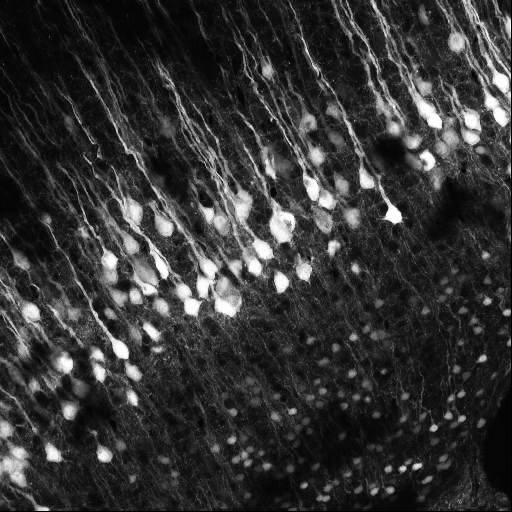
#> input picture data/cells.png, 512 x 512 px
$ jupyter execute fourier.ipynb
#> lines starting #> are read from the running program, lines starting #| are printed output that depends on the picture
# [Lab Session 3](fourier.ipynb)

[cell 1]
import numpy as np
import matplotlib.pyplot as plt

from skimage.transform import resize

**[Task 1 (a).]()** Load the first image, resize it to (256, 256) and display it.

[cell 2]
cell_img = plt.imread('data/cells.png')
#> cell_img is the input picture: shape (512, 512) float32; min 0, max 1, mean 0.206
resized_img= resize(cell_img, (256,256))
plt.imshow(resized_img, cmap='gray')

**[Task 1 (b).]()** Apply the fast Fourier transform and check the data type of the result.

[cell 3]
cell_ft = np.fft.fft2(resized_img)
print(cell_ft.dtype)
#| complex128

**[Task 1 (c).]()** Extract the phase and amplitude and display them.

[cell 4]
amplitude = np.abs(cell_ft)
phase = np.angle(cell_ft)
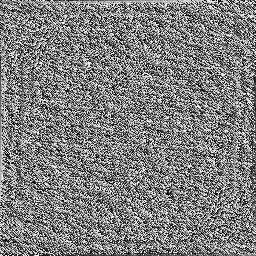
#> phase: shape (256, 256) float64; min -3.14, max 3.14, mean 1.47e-17; drawn with min black and max white

[cell 5]
plt.figure()
plt.subplot(1, 2, 1)
plt.imshow(np.log(amplitude), 'gray')
plt.subplot(1, 2, 2)
plt.imshow(phase, 'gray')

**[Task 1 (d).]()** Do a shift so that zero is displayed in the center of the image and show amplitude and phase again.

[cell 6]
shift_cell_ft = np.fft.fftshift(cell_ft)
amplitude_shift = np.abs(shift_cell_ft)
phase_shift = np.angle(shift_cell_ft)
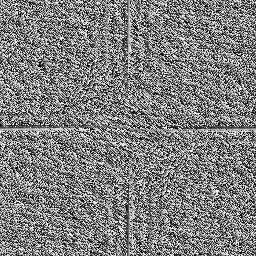
#> phase_shift: shape (256, 256) float64; min -3.14, max 3.14, mean 1.39e-17; drawn with min black and max white

cell_phase_shift = np.angle(shift_cell_ft)

plt.figure()
plt.subplot(1, 2, 1)
plt.imshow(np.log(amplitude_shift), 'gray')
plt.subplot(1, 2, 2)
plt.imshow(phase_shift, 'gray')
plt.show()

**[Task 1 (e).]()** Apply the inverse FFT and display the restored image.

[cell 7]
unshifted = np.fft.ifftshift(shift_cell_ft)
restored = np.fft.ifft2(unshifted)
restored_real = restored.real

plt.figure()
plt.imshow(restored_real, cmap='gray')
plt.title('Restored Image from Fourier Transform')

---

**[Task 2 (a).]()** Load the brain MR image.

[cell 8]
brain_mri = plt.imread("data/brain_mri.png")
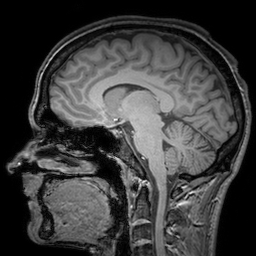
#> input picture data/brain_mri.png, 256 x 256 px
#> brain_mri is the input picture: shape (256, 256) float32; min 0, max 1, mean 0.239

brain_resized = resize(brain_mri, (256,256))
plt.imshow(brain_resized, cmap='gray')

**[Task 2 (b).]()** Apply the FFT, do a shift, extract amplitude and phase.

[cell 9]
brain_ft = np.fft.fft2(brain_resized)
brain_ft_shifted = np.fft.fftshift(brain_ft)

brain_amp_shift = np.abs(brain_ft_shifted)
brain_phase_shift = np.angle(brain_ft_shifted)
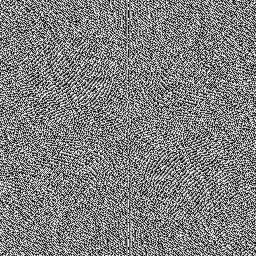
#> brain_phase_shift: shape (256, 256) float64; min -3.14, max 3.14, mean 0.000144; drawn with min black and max white

plt.imshow(np.log(brain_amp_shift), cmap='gray')
plt.title('Log Amplitude Spectrum of Brain MRI')

[cell 10]
plt.imshow(brain_phase_shift, cmap='gray')
plt.title('Phase Spectrum of Brain MRI')

[cell 11]
def to_complex_array(amplitude_array, phase_array):
    return amplitude_array * np.exp(1j * phase_array)

**[Task 2 (c).]()** Merge the amplitude of the brain MR image and the phase of cell image. Do the IFFT and display the resulting image.

[cell 12]
merged_ft_shift = to_complex_array(brain_amp_shift, cell_phase_shift)
merged_ft = np.fft.ifftshift(merged_ft_shift)
restored_merged = np.fft.ifft2(merged_ft)
restored_merged_real = restored_merged.real
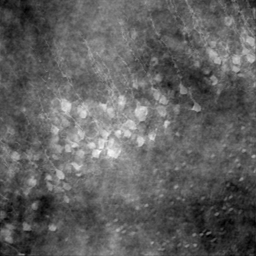
#> restored_merged_real: shape (256, 256) float64; min -0.362, max 1.23, mean 0.239; drawn with min black and max white

plt.title("Merged Image (Brain Amplitude + Cell Phase)")
plt.imshow(restored_merged_real, cmap="gray")

**[Task 2 (d).]()** Repeat this with the amplitude of the cells and the phase of the brain.

[cell 13]
merged_second_ft_shift = to_complex_array(amplitude_shift, brain_phase_shift)
merged_second_ft = np.fft.ifftshift(merged_second_ft_shift)
restored_second_merged = np.fft.ifft2(merged_second_ft)
restored_second_merged_real = restored_second_merged.real
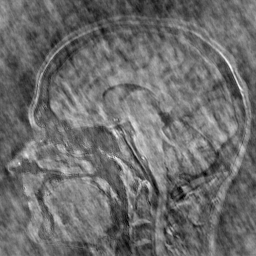
#> restored_second_merged_real: shape (256, 256) float64; min -0.471, max 1.11, mean 0.206; drawn with min black and max white

plt.title("Merged Image (Cell Amplitude + Brain Phase)")
plt.imshow(restored_second_merged_real, cmap="gray")

Wenn man Phase + fremde Amplitude kombiniert, dann:
Sieht fast wie das Original der Phase aus.
Man erkennt Konturen, Formen, Objekte.
Wenn man Amplitude + fremde Phase kombiniert:
Ergebnis wirkt wie starkes Rauschen bzw das andere "fremde bild" mit seiner phase, kaum Struktur erkennbar vom originales amplituden bild.

---

**[Task 3 (a).]()** Create a lowpass filter mask.

[cell 14]
filter_window_size = 50
H, W = 256, 256
mask_lp = np.zeros((H, W))

center_y, center_x = H //2, W //2
half = filter_window_size // 2
mask_lp[center_y - half:center_y + half, center_x - half:center_x + half] = 1

plt.imshow(mask_lp, cmap='gray')

**[Task 3 (b).]()** Create a highpass filter maks.

[cell 15]
mask_hp = 1 - mask_lp
plt.imshow(mask_hp, cmap='gray')

**[Task 3 (c).]()** Apply the lowpass and highpass filter mask to the amplitude of the brain and display the results.

[cell 16]
amp_lp = brain_amp_shift* mask_lp
amp_hp = brain_amp_shift * mask_hp
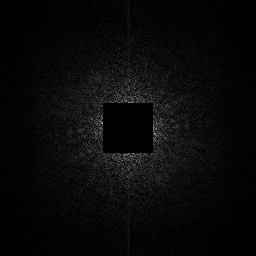
#> amp_hp: shape (256, 256) float64; min 0, max 171.2, mean 9.4


plt.figure(figsize=(12,4))

plt.title("Low-Pass Filtered")
plt.imshow(np.log(amp_lp + 1), cmap='gray')

[cell 17]
plt.title("High-Pass Filtered")
plt.imshow(np.log(amp_hp + 1), cmap='gray')

[cell 18]
plt.title("Phase Brain MRI")
plt.imshow(brain_phase_shift, cmap='gray')

**[Task 3 (d).]()** Apply the mask to the amplitude, merge the result with the phase and restore the image.

[cell 19]
merged_lp = to_complex_array(amp_lp, brain_phase_shift)
merged_hp = to_complex_array(amp_hp, brain_phase_shift)

merged_lp_ft = np.fft.ifftshift(merged_lp)
merged_hp_ft = np.fft.ifftshift(merged_hp)

img_lp = np.fft.ifft2(merged_lp_ft).real
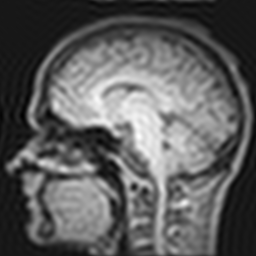
#> img_lp: shape (256, 256) float64; min -0.0808, max 0.794, mean 0.239; drawn with min black and max white
img_hp = np.fft.ifft2(merged_hp_ft).real
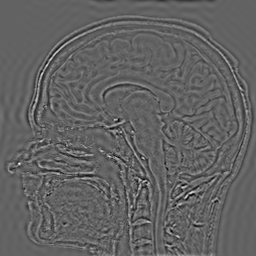
#> img_hp: shape (256, 256) float64; min -0.37, max 0.586, mean -3.73e-20; drawn with min black and max white

#original
merged_original_shift = to_complex_array(brain_amp_shift, brain_phase_shift)
merged_original = np.fft.ifftshift(merged_original_shift)
restored_merged = np.fft.ifft2(merged_original)
real_brain_restored = restored_merged.real


plt.figure(figsize=(15,5))

plt.subplot(1,3,1)
plt.imshow(real_brain_restored , cmap="gray")
plt.title("Original Brain Image (Brain Amplitude + Brain Phase)")
plt.axis("off")

plt.subplot(1,3,2)
plt.imshow(img_lp, cmap="gray")
plt.title("Low-pass Filtered Amplitude + Phase")
plt.axis("off")

plt.subplot(1,3,3)
plt.imshow(img_hp, cmap="gray")
plt.title("High-pass Filtered Amplitude + Phase")
plt.axis("off")

---

**[Task 4 (a).]()** Implement a function that computes the 2D-DFT.

[cell 20]
dft = np.zeros(brain_resized.shape, dtype=complex)

def dft_2D(img):
    M, N = img.shape
    dft = np.zeros((M, N), dtype=complex)

    for u in range(M):
        for v in range(N):
            sum_val = 0 + 0j
            for x in range (M):
                for y in range(N):
                    exponent = -2j * np.pi *((u*x)/M + (v*y)/N)
                    sum_val = sum_val + img[x, y] * np.exp(exponent)

            dft[u, v] = sum_val / (M * N)

    return dft

**[Task 4 (b).]()** Implement a function that computes the 2D-IDFT.

[cell 21]
def idft_2D(dft):
    M, N = dft.shape
    img = np.zeros((M, N), dtype=complex)

    for x in range(M):
        for y in range(N):
            sum_val = 0 + 0j
            for u in range(M):
                for v in range(N):
                    exponent = 2j * np.pi * ((u*x)/M + (v*y)/N)
                    sum_val = sum_val + dft[u, v] * np.exp(exponent)

            img[x, y] = sum_val / (M * N)

    return img

Due to high computational costs, we need to resize the image.

[cell 22]
test_img = resize(brain_mri, (40, 40))
plt.imshow(test_img, 'gray')

**[Task 4 (c).]()** Apply your DFT implementation to the image and display amplitude and phase.

[cell 23]
dft_test_img = dft_2D(test_img)


amplitude = np.log(np.abs(dft_test_img))
#> amplitude: shape (40, 40) float64
phase = np.angle(dft_test_img)
#> phase: shape (40, 40) float64


plt.figure()
plt.imshow(amplitude, cmap='gray')
plt.title("DFT Amplitude")


plt.figure()
plt.imshow(phase, cmap='gray')
plt.title("DFT Phase")
plt.axis('off')

**[Task 4 (d).]()** Reconstruct the image using your IDFT implementation and display it.

[cell 24]
idft_restored = idft_2D(dft_test_img)

plt.figure()
plt.imshow(idft_restored.real, cmap="gray")
plt.title("Restored Image from IDFT")
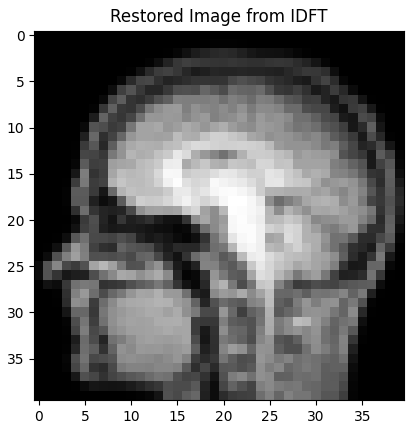
#> figure drawn by matplotlib, 1 panel

**[Task 4 (e).]()** Compare your result to the result of numpy's FFT

[cell 25]
dft_my = dft_2D(test_img)

dft_np = np.fft.fft2(test_img, norm = "forward")

are_equal = np.allclose(dft_my, dft_np)
#> are_equal = True

print(are_equal)
#| True

**[Task 4 (f).]()** Round the arrays and compare them again.

[cell 26]
difference = np.mean(np.abs(dft_my - dft_np))
#> difference = 7.54e-17
print(difference)
#| 7.54161505287846e-17

dft_my_5 = np.round(dft_my, 5)
dft_np_5 = np.round(dft_np, 5)

difference_5 = np.mean(np.abs(dft_my_5 - dft_np_5))
#> difference_5 = 0
print(difference_5)
#| 0.0


max_decimals = 17

highest_identical = 0

for d in range(17 + 1):
    a = np.round(dft_my, d)
    b = np.round(dft_np, d)

    if np.array_equal(a, b):
        highest_identical = d
    else:
        break

print("größte anzahl gleicher Dezimalstellen:", highest_identical)
